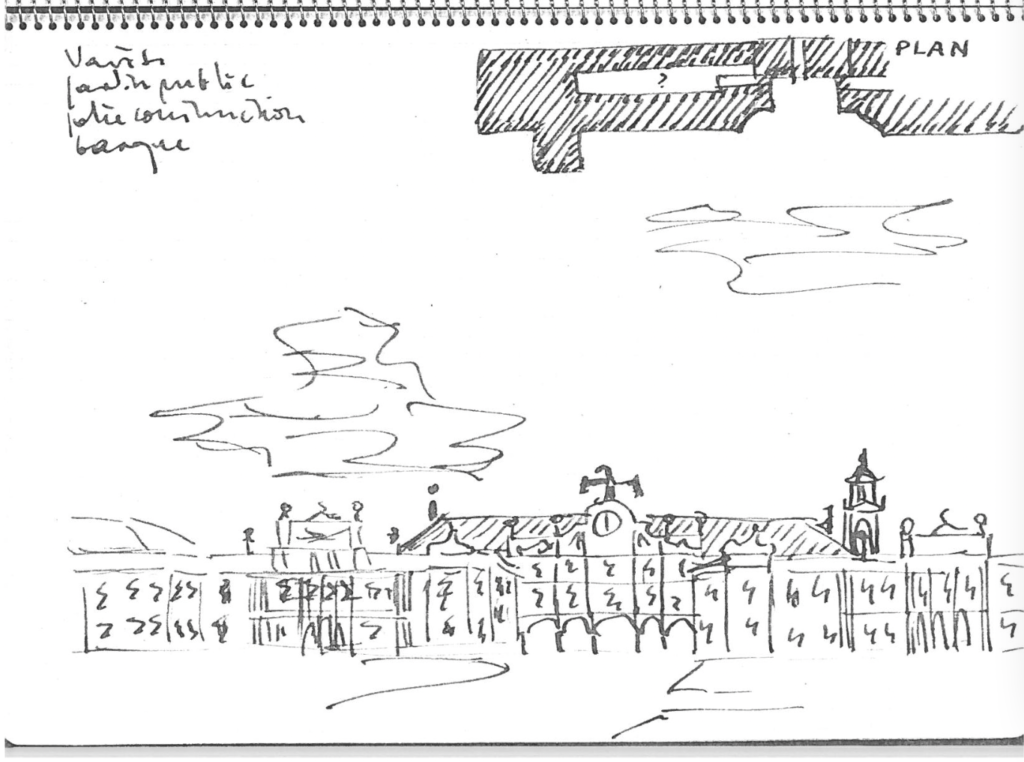
#> input picture corboz_information_box.webp, 1024 x 762 px
$ python -i reel_generator.py   (imports and definitions only)
#> lines starting #> are read from the running program, lines starting #| are printed output that depends on the picture
#> further down, picture is the input picture: PIL image 1024x762 RGB; mean R, G, B 239.8, 239.8, 239.8
#!/usr/bin/env python3
"""
Reel Generator — Genera un video Reel Instagram/TikTok da un progetto fotografico.

Struttura ritmica cinematografica (ispirata a Barbero/Balsamini):
  - Intro lenta: titolo + prime 2 foto (durata lunga, respiro)
  - Accelerazione progressiva: le foto si accorciano sempre di più
  - Picco veloce: flash rapidissimi (2-3 frame per foto)
  - Rallentamento finale: ultime 2 foto più lunghe + outro

Stile visivo:
  - Cover mode (foto riempie tutto il frame, no bordi neri)
  - Per stile "digital": foto a piena pagina, tagli netti, titolo minimale
  - Per stile "analog": grana intensa, toni caldi, sfondo granoso dietro le foto

Output: MP4 verticale 540x960 (9:16), pronto per Instagram Reels / TikTok
"""

import os, json, subprocess
from pathlib import Path
from PIL import Image, ImageDraw, ImageFont, ImageEnhance
import numpy as np

# ── Costanti video ─────────────────────────────────────────────────────────────
W, H   = 540, 960
FPS    = 24
FONT_REGULAR = '/usr/share/fonts/truetype/liberation/LiberationSans-Regular.ttf'
FONT_BOLD    = '/usr/share/fonts/truetype/liberation/LiberationSans-Bold.ttf'
FONT_LIGHT   = '/usr/share/fonts/truetype/liberation/LiberationSansNarrow-Regular.ttf'

BLACK = (0, 0, 0)
WHITE = (255, 255, 255)
GRAY  = (160, 160, 160)


# [5 lines left out: function _load_font, not called in this run]


def _fit_cover(img, target_w=W, target_h=H):
    """Cover mode: la foto riempie tutto il frame, nessun bordo nero."""
#> called with target_w = 540, target_h = 960
    img = img.convert('RGB')
    iw, ih = img.size
#> iw = 1024; ih = 762
    scale = max(target_w / iw, target_h / ih)
#> scale = 1.26
    new_w = int(iw * scale)
#> new_w = 1290
    new_h = int(ih * scale)
#> new_h = 960
    img = img.resize((new_w, new_h), Image.LANCZOS)
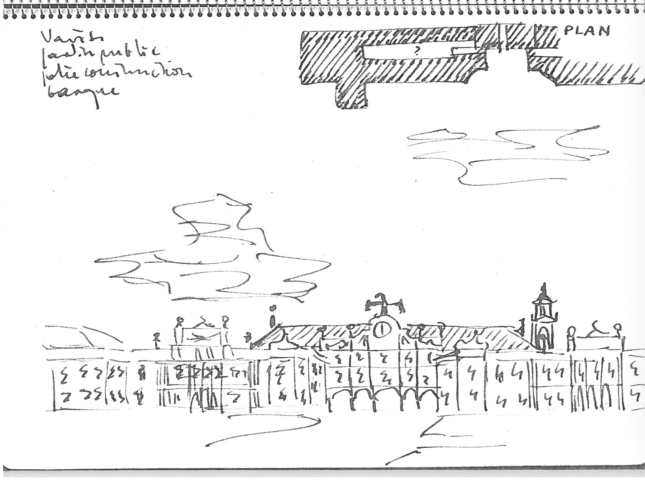
#> img: PIL image 1290x960 RGB (shown at 1/2 size); mean R, G, B 239.8, 239.8, 239.8
    x = (new_w - target_w) // 2
#> x = 375
    y = (new_h - target_h) // 2
#> y = 0
    return img.crop((x, y, x + target_w, y + target_h))
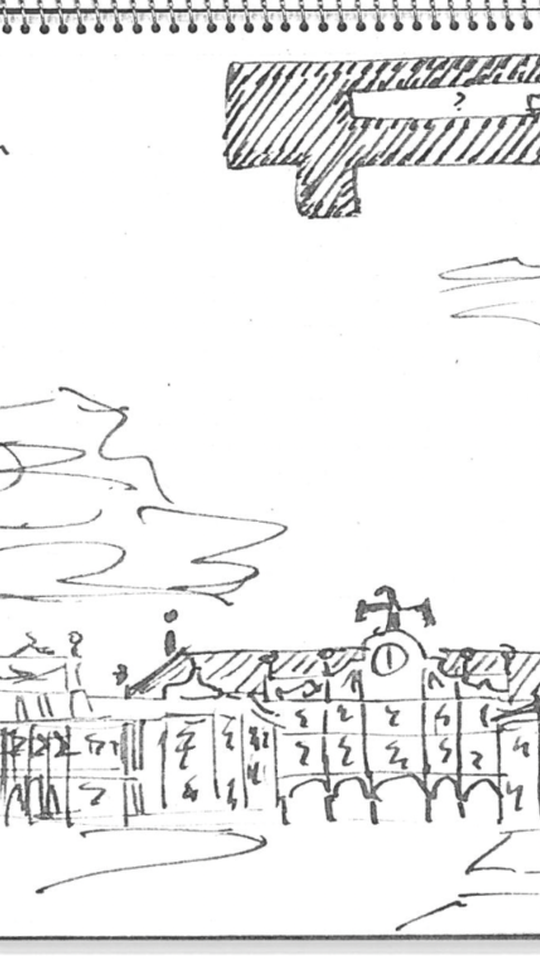
#> returned value: PIL image 540x960 RGB; mean R, G, B 237.5, 237.5, 237.5


# [5 lines left out: function _add_grain, not called in this run]


def _darken(img, factor=0.5):
    return ImageEnhance.Brightness(img).enhance(factor)


# [258 lines left out: functions _make_title_frame, _make_final_frame, _make_photo_with_overlay, _open_ffmpeg_pipe, _write_frames, generate_reel, not called in this run]


# [10 lines not run here, left out]

>>> from PIL import Image
>>> picture = Image.open('corboz_information_box.webp')
>>> result = _fit_cover(picture)
